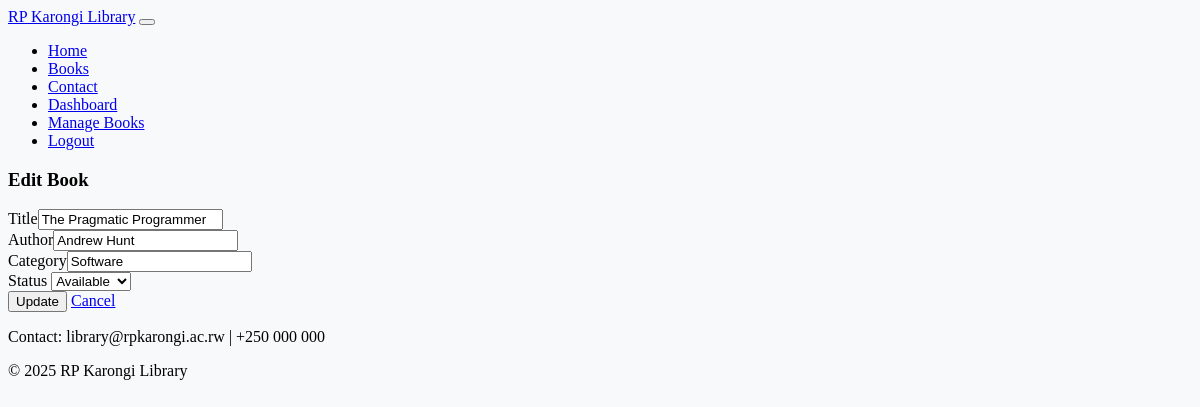
Screenshot of /admin/edit_book.php?id=2 (signed in) with the database file from the repository.
### tables this page shows
CREATE TABLE IF NOT EXISTS books (
  book_id INT AUTO_INCREMENT PRIMARY KEY,
  title VARCHAR(255) NOT NULL,
  author VARCHAR(255) NOT NULL,
  category VARCHAR(100) NOT NULL,
  status ENUM('Available','Borrowed') NOT NULL DEFAULT 'Available'
);

### includes/functions.php (called while the page is built, shortened)
<?php
function e(string $s): string { return htmlspecialchars($s, ENT_QUOTES, 'UTF-8'); }
?>

### admin/edit_book.php (the view, shortened to what this page needs)
<?php
require __DIR__.'/../config/database.php';
require __DIR__.'/../includes/functions.php';
$id = (int)($_GET['id'] ?? 0);
$stmt = $mysqli->prepare("SELECT * FROM books WHERE book_id=?");
$stmt->bind_param('i',$id);
$stmt->execute();
$book = $stmt->get_result()->fetch_assoc();
include __DIR__.'/../includes/header.php';
?>
<h3>Edit Book</h3>
<form method="post" class="needs-validation" novalidate>
  <div class="mb-3"><label class="form-label">Title</label><input class="form-control" name="title" value="<?php echo e($book['title']); ?>" required></div>
  <div class="mb-3"><label class="form-label">Author</label><input class="form-control" name="author" value="<?php echo e($book['author']); ?>" required></div>
  <div class="mb-3"><label class="form-label">Category</label><input class="form-control" name="category" value="<?php echo e($book['category']); ?>" required></div>
  <div class="mb-3">
    <label class="form-label">Status</label>
    <select name="status" class="form-select">
      <?php foreach(['Available','Borrowed'] as $s): ?>
        <option <?php echo $book['status']===$s?'selected':''; ?>><?php echo e($s); ?></option>
      <?php endforeach; ?>
    </select>
  </div>
  <button class="btn btn-primary" type="submit">Update</button>
  <a class="btn btn-secondary" href="manage_books.php">Cancel</a>
</form>
<?php include __DIR__.'/../includes/footer.php'; ?>

### assets/css/style.css (style rules this page uses)
body { background:#f8f9fa; }

### rows the page displays
books: title "The Pragmatic Programmer", author "Andrew Hunt", category "Software"

### other values shown
form field status "Available"
